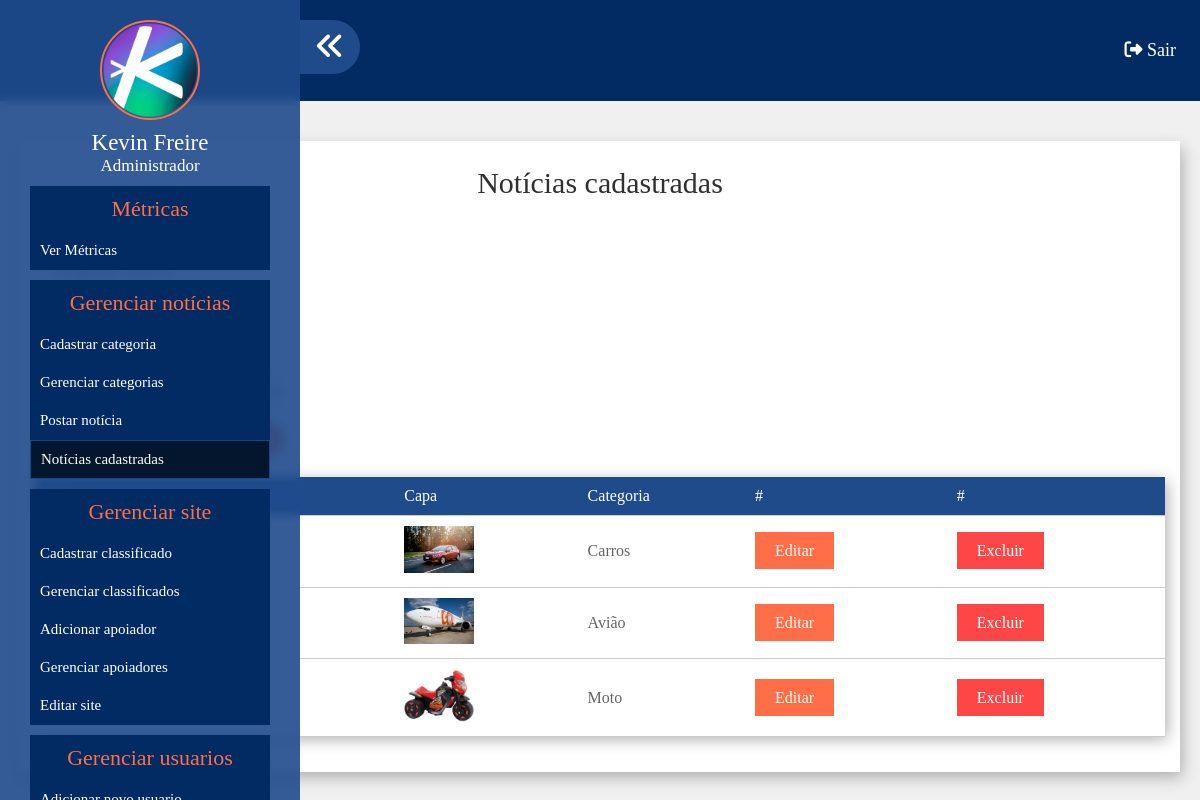
Screenshot of /pn/noticias-cadastradas (signed in) with the database file from the repository.
### classes/MySql.php (called while the page is built)
<?php
	class MySql{
		private static $pdo;
		public static function conectar(){
			if(self::$pdo == null){
				try{
				self::$pdo = new PDO('mysql:host='.HOST.';dbname='.DATABASE,USUARIO,SENHA,array(PDO::MYSQL_ATTR_INIT_COMMAND => "SET NAMES utf8"));
				self::$pdo->setAttribute(PDO::ATTR_ERRMODE,PDO::ERRMODE_EXCEPTION);
				}catch(Exception $e){
					echo '<h2>Erro ao conectar</h2>';
				}
			}
			return self::$pdo;
		}
	}
?>

### pn/pages/noticias-cadastradas.php (the view, shortened to what this page needs)
<?php
	$tabela = 'tb_admin.noticias';
	$paginaAtual = isset($_GET['pagina']) ? (int)$_GET['pagina'] : 1;
	$porPagina = 15;
	$query = ($paginaAtual - 1) * $porPagina;
?>
<div class="conteudo-painel">
	<h2>Notícias cadastradas</h2>
	<?php
	$ordem = 'data';
	$busca = '';
	?>
	<form class="filtro-painel" method="post">
		<label>Pesquisar noticia:</label>
		<label>Ordenar por:</label>
	</form>
	<div class="table-overflow">
		<table>
			<tr>
				<th>Nome</th>
				<th>Capa</th>
				<th>Categoria</th>
				<th>#</th>
				<th>#</th>
			</tr>
			<?php
				$sql = MySql::conectar()->prepare("SELECT * FROM `$tabela` WHERE titulo LIKE '%$busca%' ORDER BY $ordem LIMIT $query,$porPagina");
				$sql->execute();
				$noticias = $sql->fetchAll();
				foreach ($noticias as $key => $value) {
					$nomeCategoria = Painel::selecionar('tb_admin.categoria','id',$value['categoria_id'])['nome'];
			?>
			<tr>
				<td><?php echo $value['titulo']?></td>
				<td><img src="<?php echo INCLUDE_PATH_PAINEL.'uploads/'.$value['imagem']?>"></td>
				<td><?php echo $nomeCategoria?></td>
				<td><a class="btn editar" href="<?php echo INCLUDE_PATH_PAINEL?>editar-noticia?id=<?php echo $value['id']?>">Editar</a></td>
				<td><a class="btn excluir" href="<?php echo INCLUDE_PATH_PAINEL?>noticias-cadastradas?deletar=<?php echo $value['id']?>">Excluir</a></td>
			</tr>
			<?php }?>
		</table>
	</div>
</div>

### pn/css/style.css (style rules this page uses)
* { margin: 0; padding: 0; box-sizing: border-box; }
html,body { height: 100%; background-color: #f0f0f0; }
.conteudo-painel { background-color: white; box-shadow: 3px 6px 15px -1px #ACACAC; padding: 15px; margin-top: 20px; }
.conteudo-painel h2 { color: #303030; padding: 10px; font-size: 30px; font-weight: normal; text-align: center; }
.table-overflow { overflow-x: auto; margin-top: 20px; box-shadow: 3px 3px 15px -1px #ACACAC; }
table { width: 100%; min-width: 700px; border-collapse: collapse; }
table th { background-color: #204B8B; color: white; padding: 10px 10px; font-weight: normal; text-align: left; }
table tr { border-bottom: 1px solid #ccc; color: #646464; }
table td { padding: 10px 10px; }
table img { width: 70px; }
table a.btn { text-decoration: none; color: white; padding: 10px 20px; }
table a.editar { background: #FF6E46 }
table a.excluir { background: #FF4646 }
.conteudo-painel form.filtro-painel { padding-top: 30px; width: 250px; margin: 0; }
.conteudo-painel form.filtro-painel label { display: block; font-size: 18px; margin: 20px 0px 5px 15px; color: #646464; }
.conteudo-painel form { padding-top: 30px; width: 100%; max-width: 700px; margin: 0 auto; }
.conteudo-painel label { display: block; font-size: 18px; margin: 20px 0px 5px 15px; color: #646464; }

### rows the page displays
tb_admin.noticias: imagem (picture), categoria.nome "Carros"
tb_admin.noticias: imagem (picture), categoria.nome "Avião"
tb_admin.noticias: imagem (picture), categoria.nome "Moto"

### other values shown
$_SESSION['nome'] "Kevin Freire"
Painel::pegaCargo($_SESSION['cargo']) "Administrador"
